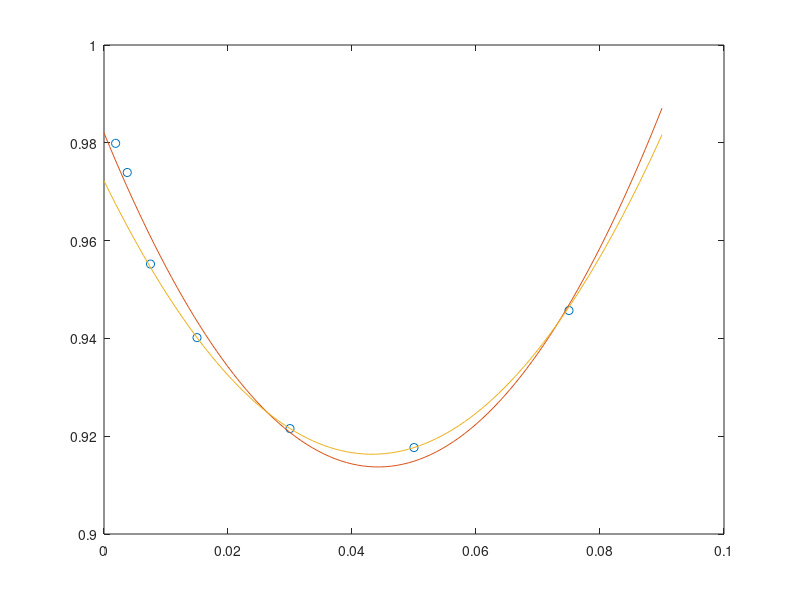

MATLAB code to generate this figure:
x1 = [.001875 .00375 .0075 .015 .03 .05 .075];
y1 = [.979892 .97393 .955205 .940164 .921561 .917677 .945704];
t=linspace(0,max(x1)*1.2);
x2 = [.015 .03 .05];
y2 = [.940164 .921561 .917677];
plot(x1,y1,'o',t,polyval(polyfit(x1,y1,2),t),t,polyval(polyfit(x2,y2,2),t));
